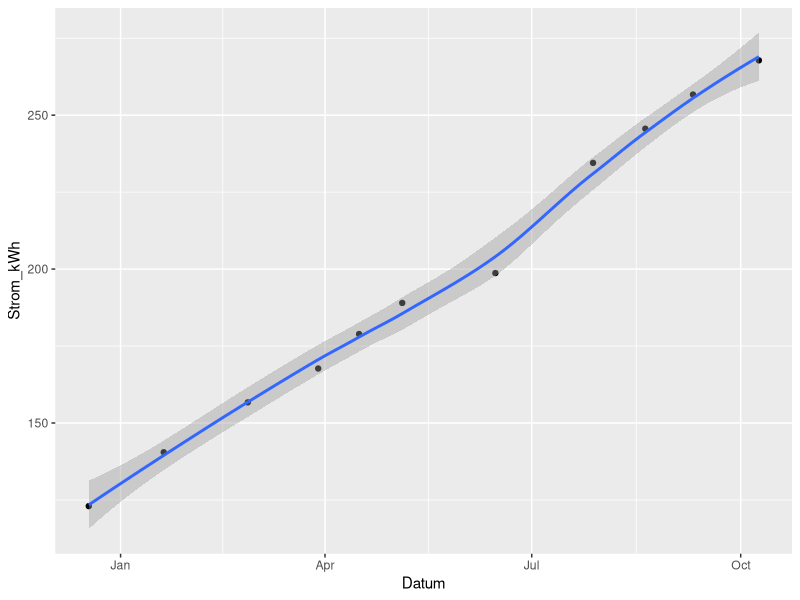

The R source for this figure: (Note: this script raises an error after producing the figure.)
### Ziel: Ein R-Script bauen, das mit dem aktuellen Datum und dem Zählerstand
# aufgerufen werden kann, beide Datenpunkte einer Tabelle hinzufügt
# und in ein Diagramm den Stromverbrauch gegen die Zeit aufträgt.

# Zählerstand
abgelesen <- 278.9

# deklariere importierte Pakete zuerst
library(dplyr)
library(ggplot2)
library(magrittr)
library(readr)
library(tibble)

# lese Datensatz ein
# install.packages("readr")
Verbrauch <- read_csv(file = "Strom.csv")


# doppelte Eintragungen verhindern

if (Sys.Date() %in% Verbrauch$Datum)
  warning("Mit heutigem Datum wurde schon ein Zählerstand eingetragen. Keine Duplikate erlaubt! Bitte morgen nochmal versuchen")

if (abgelesen %in% Verbrauch$Strom_kWh)
  warning("Dieser Zählerstand wurde schon erfasst. Bitte morgen, nächste Woche, oder so neu ablesen.")


# visualisiere Zählerstand (siehe auch Help > Cheatsheets)
# install.packages("ggplot2")
ggplot(data = Verbrauch, mapping = aes(x = Datum, y = Strom_kWh)) +
  geom_point() +
  stat_smooth()

# füge weiteren Zählerstand zur Tabelle hinzu
# install.packages("tibble")
Verbrauch <- add_row(.data = Verbrauch,
                     Datum = Sys.Date(), # oder "YYYY-MM-DD" selbst eintragen
                     Strom_kWh = abgelesen)

# speichere aktualisierte Tabelle als Datei
write_csv(x = Verbrauch, path = "Strom.csv")


### weiteres Ziel: Aus dem bisher erfassten Verbrauch den Abschlag hochrechnen
# und visualisieren.

# definiere Variablen (im Vertragssinne eher "Konstanten")
Strompreis_EUR_pro_kWh <- 0.25
Stromgrundpreis_EUR_pro_Monat <- 10
Stromabschlag_EUR_pro_Monat <- 15

# breche Verbrauch auf Tage herunter & rechne auf Monat hoch
# 1. aus den Datumsangaben ein Intervall
# 2. Stromverbrauch zwischen zwei Zählerständen
# 3. Stromverbrauch pro Tag
# 4. realistischer Abschlag aus Grundpreis, kWh/Tag * 30 * Preis/kWh
# install.packages("dplyr")
Abschlag <-
  mutate(
    .data = Verbrauch,
    Intervall_Tage = as.numeric(Datum - lag(Datum)), # oder as.int()

    Strom_kWh_am_Tag = (Strom_kWh - lag(Strom_kWh)) / Intervall_Tage,

    Abschlag_Strom_EUR
    = Strom_kWh_am_Tag * 30
    * Strompreis_EUR_pro_kWh
    + Stromgrundpreis_EUR_pro_Monat
  )


# visualisiere Hochrechnung

ggplot(data = Abschlag, mapping = aes(Datum, y = Abschlag_Strom_EUR)) +

  # hochgerechnet auf Monat
  geom_line(color = "yellow", linetype = "dotted") +

  # hochgerechnet auf Jahr
  geom_line(aes(y = mean(Abschlag_Strom_EUR, na.rm = TRUE)),
            color = "yellow",
            linetype = "dashed") +

  # tatsächlich
  geom_line(aes(y = Stromabschlag_EUR_pro_Monat), color = "yellow") +

  # aufhübschen (zusätzlich zu linetype & color oben)
  theme_dark() +
  labs(title = "Stromabschlag in €", x = NULL, y = NULL)

### Eigene Weiterarbeit hieran:
# 1. einen echten Zählerstand in Strom.csv eintragen (Datumsformat: "YYYY-MM-DD")
# 2. Beispieldaten löschen & Strom.csv speichern
#
# Dann: .RProj-Datei regelmäßig öffnen, neuen Zählerstand in add_row(...) eintragen,
# und Script mittels "Source with Echo"-Button ausführen. Das jeweils aktuelle
# Diagramm sollte im "Plots"-Tab erscheinen.
#
# Weiterentwicklungsideen für dieses Script:
# https://github.com/katrinleinweber/Halbwegs-Smart-MeteR/issues
#
# Weitere R-Lern-Resourcen
# - http://exercism.io/languages/r/
# - https://swcarpentry.github.io/r-novice-gapminder/
#     Hinweis 1: Wenn Sie mittels "??Sys" die R-Doku durchsuchen, werden Sie
